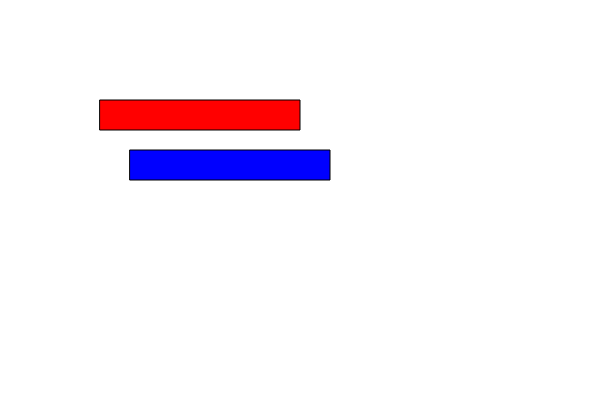
Frame 1 (no input)
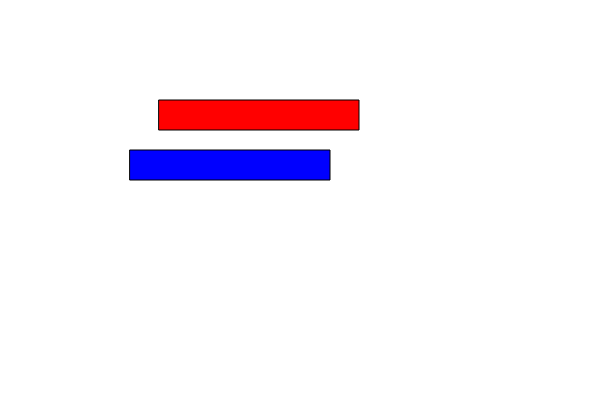
Frame 60 (no input)
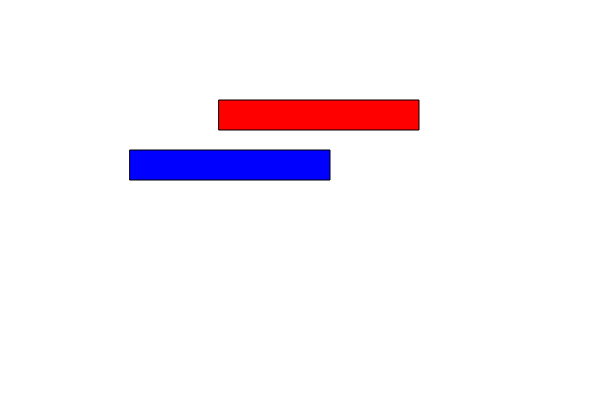
Frame 120 (the mouse pressed at the canvas centre since frame 60)

The p5.js sketch that drew these frames (run headless with seeded random() and noise() and a simulated clock; from frame 60 on, the mouse is pressed at the canvas centre):

// p5.js sketch
// ── sketch.js
let red
let blue

function setup() {
    createCanvas(600, 400);

    // create new train object with initial properties
    // tempName, tempDistance, x, y, w, h, color
    red = new Train("Red Line", 600, 100, 100, 200, 30, 'red');
    blue = new Train("Blue Line", 120, 130, 150, 200, 30, 'blue');

}
function draw() {

    background('white');
    
    // In your create or draw function draw that object to the screen
    // using the data in your object
    drawTrain(red);
    drawTrain(blue);

    red.x++; // move train along x-axis to right side
    
    if(red.x > red.distance) {
        // reset position of train when it goes out of canvas
        red.x = -200; 
    }


}


function Train (name, distance, x, y, w, h, color) { 
    this.name = name; // name is just for information
    this.distance = distance; // how far train goes
    
    // Make an object with all the properties for a graphic on the screen
    //  - width, height, color, position
    this.x = x; // position x
    this.y = y; // position y
    this.w = w; // width
    this.h = h; // height
    this.color = color; // fill color of train
}


// The, create a function that takes one argument and draws an object to
// the screen using that object argument. Pass your object to that 
// function as an argument, and have the function draw the object to the
// screen.

function drawTrain(train) {

    // Try to not hard-code any numbers in the drawing commands - 
    // only use the object properties to set sizes, colors, or position.
    fill(train.color);
    rect(train.x, train.y, train.w, train.h);

}
